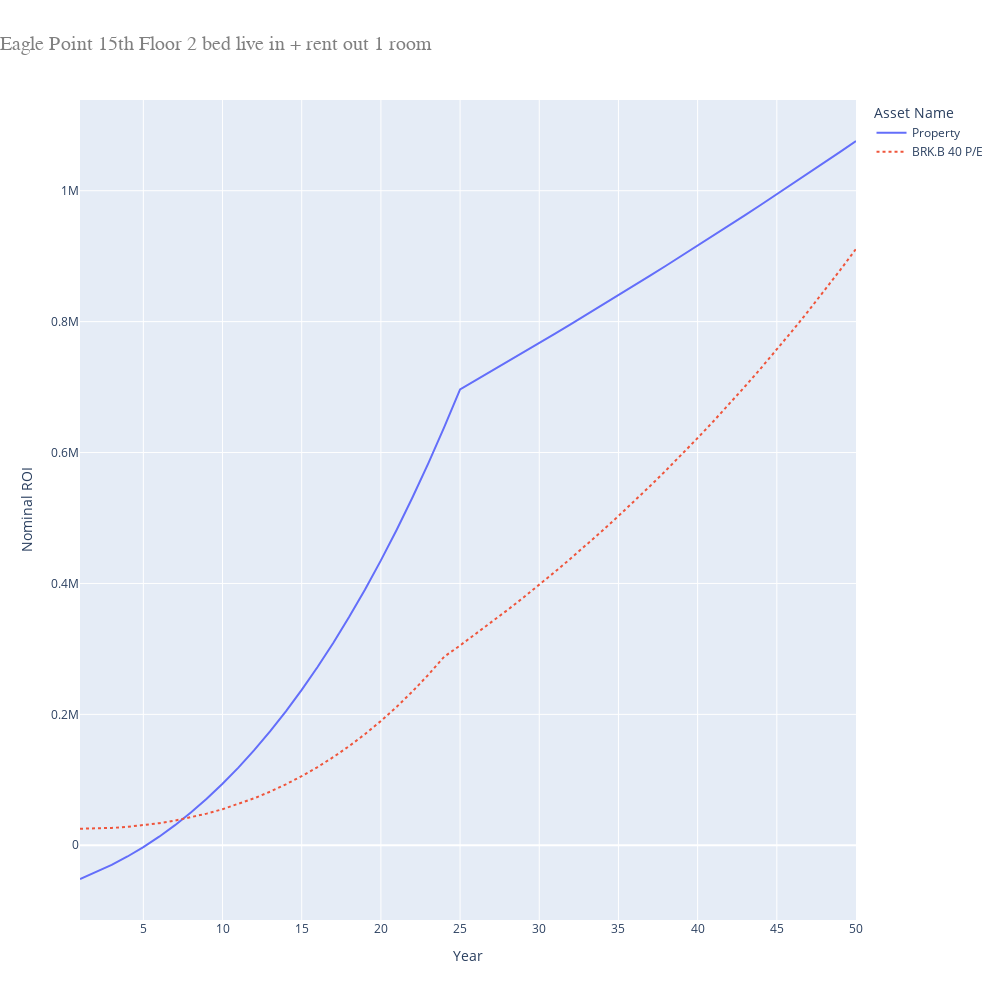

The notebook cell this image was saved under:
### Code cell
# Eagle Point 15th Floor 2 bed live in + rent out 1 room
property_price = 1050000
length = 25

repayment_mortgage = RepaymentMortgage(
    property_price * 0.75,
    length,
    FIXED_INTEREST_RATE
)

asset_name = "Property"
asset_dictionary[asset_name] = LeaseholdProperty(
    False,
    property_price,
    monthly_gross_rental=7200 / 12,
    rental_tax=0,
    months_occupied_out_of_12=8,
    agency_percentage=LIXING_AGENCY_PERCENTAGE,
    annual_service_charge=7 * 677,
    annual_ground_rent=600,
    mortgage=repayment_mortgage
)

opportunity_cost_property = asset_dictionary[asset_name]

yearly_principle_repayments = []
previous_year = opportunity_cost_property.mortgage.total_principle_paid(1)
yearly_principle_repayments.append(previous_year)

for year in range(2, length):
    current_year = opportunity_cost_property.mortgage.total_principle_paid(year)
    yearly_principle_repayments.append(
        current_year - previous_year - cost_of_renting_alone * 12
    )
    previous_year = current_year

asset_dictionary["BRK.B 40 P/E"] = HLStock(
    opportunity_cost_property.property_value * 0.25,
    stock_price_to_earnings,
    yearly_principle_repayments
)

(headers, table, graph_source) = generate_header_table_and_graph_source(
    asset_dictionary
)

fig = px.line(
    graph_source,
    x='Year',
    y='Nominal ROI',
    color='Asset Name',
    line_dash='Asset Name',
    title='Eagle Point 15th Floor 2 bed live in + rent out 1 room',
    width=1000,
    height=1000
)

fig.update_layout(
    title_font_size=20,
    title_font_family='Courier',
    title_font_color='gray',
    title_x=0
)

fig.show()

### Figure 1 — Plotly figure (JSON) as saved in the notebook; plotly's stock layout.template omitted (floating-point values rounded to 4 significant figures)
{"data": [{"hovertemplate": "Asset Name=Property<br>Year=%{x}<br>Nominal ROI=%{y}<extra></extra>", "legendgroup": "Property", "line": {"color": "#636efa", "dash": "solid"}, "marker": {"symbol": "circle"}, "mode": "lines", "name": "Property", "orientation": "v", "showlegend": true, "type": "scatter", "x": [1, 2, 3, 4, 5, 6, 7, 8, 9, 10, 11, 12, 13, 14, 15, 16, 17, 18, 19, 20, 21, 22, 23, 24, 25, 26, 27, 28, 29, 30, 31, 32, 33, 34, 35, 36, 37, 38, 39, 40, 41, 42, 43, 44, 45, 46, 47, 48, 49, 50], "xaxis": "x", "y": [-51530.0, -41220.0, -29950.0, -17170.0, -2829.0, 13110.0, 30700.0, 49990.0, 71040.0, 93900.0, 118600.0, 145300.0, 173900.0, 204600.0, 237400.0, 272300.0, 309500.0, 349000.0, 390900.0, 435300.0, 482100.0, 531600.0, 583800.0, 638700.0, 696600.0, 710500.0, 724500.0, 738600.0, 752800.0, 767100.0, 781600.0, 796100.0, 810700.0, 825400.0, 840200.0, 855200.0, 870200.0, 885400.0, 900600.0, 916000.0, 931500.0, 947100.0, 962800.0, 978600.0, 994500.0, 1011000.0, 1027000.0, 1043000.0, 1059000.0, 1076000.0], "yaxis": "y"}, {"hovertemplate": "Asset Name=BRK.B 40 P/E<br>Year=%{x}<br>Nominal ROI=%{y}<extra></extra>", "legendgroup": "BRK.B 40 P/E", "line": {"color": "#EF553B", "dash": "dot"}, "marker": {"symbol": "circle"}, "mode": "lines", "name": "BRK.B 40 P/E", "orientation": "v", "showlegend": true, "type": "scatter", "x": [1, 2, 3, 4, 5, 6, 7, 8, 9, 10, 11, 12, 13, 14, 15, 16, 17, 18, 19, 20, 21, 22, 23, 24, 25, 26, 27, 28, 29, 30, 31, 32, 33, 34, 35, 36, 37, 38, 39, 40, 41, 42, 43, 44, 45, 46, 47, 48, 49, 50], "xaxis": "x", "y": [25240.0, 25550.0, 26510.0, 28160.0, 30550.0, 33710.0, 37710.0, 42570.0, 48360.0, 55130.0, 62920.0, 71810.0, 81840.0, 93090.0, 105600.0, 119500.0, 134800.0, 151500.0, 169900.0, 189900.0, 211600.0, 235100.0, 260600.0, 288100.0, 305300.0, 322900.0, 341000.0, 359500.0, 378500.0, 398000.0, 418000.0, 438400.0, 459400.0, 481000.0, 503000.0, 525700.0, 548900.0, 572700.0, 597100.0, 622200.0, 647800.0, 674200.0, 701200.0, 729000.0, 757400.0, 786600.0, 816500.0, 847200.0, 878700.0, 911100.0], "yaxis": "y"}], "layout": {"height": 1000, "legend": {"title": {"text": "Asset Name"}, "tracegroupgap": 0}, "title": {"font": {"color": "gray", "family": "Courier", "size": 20}, "text": "Eagle Point 15th Floor 2 bed live in + rent out 1 room", "x": 0}, "width": 1000, "xaxis": {"anchor": "y", "domain": [0, 1], "title": {"text": "Year"}}, "yaxis": {"anchor": "x", "domain": [0, 1], "title": {"text": "Nominal ROI"}}}}
